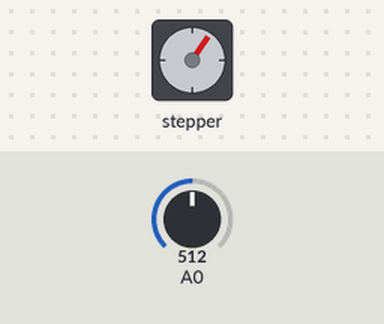
Recording of a sketch running on a simulated Arduino Uno, built with avr-gcc and run on an emulated ATmega328P. On the bench: stepper motor. The test bench sets the inputs (shaded band); at power-on: A0 = 512. Stepper angles assume 4075 steps per turn.

Above: at 2.8 s.
2.9 s: A0 set to 716
At 4.2 s:
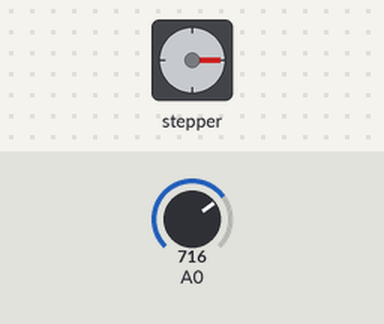
5.0 s: A0 set to 693
8.0 s: A0 set to 666
11.0 s: A0 set to 511
At 13.9 s:
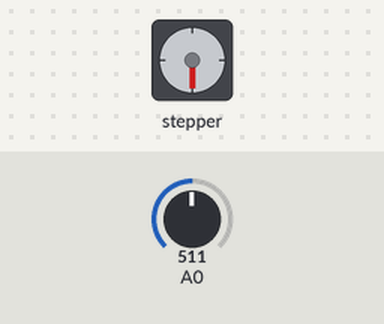
Timing chart, 0 to 15.4 s (numbered marks = the images above; inputs shaded):
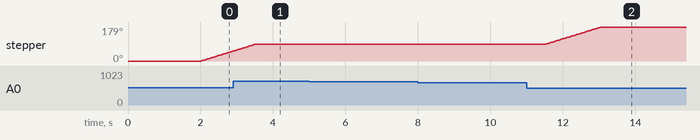

Measured:
- after the input at 5.0 s, every drawn part: stays the same
- after the input at 8.0 s, every drawn part: stays the same

The sketch:

varal_arduino.ino
```cpp
#include <CustomStepper.h>

//Limites superior e inferior do sensor de chuva
const int sensorMin = 0;     // minimo
const int sensorMax = 1024;  // maximo

boolean toldo_extendido = false;
boolean mudou = false;

//Define os parametros iniciais de ligacao do motor de passo
CustomStepper stepper(8, 9, 10, 11, (byte[]){8, B1000, B1100, B0100,
B0110, B0010, B0011, B0001, B1001}, 4075.7728395, 12, CW);

void setup() {
  //Define a velocidade do motor
  stepper.setRPM(12);
  //Define o numero de passos por rotacao
  stepper.setSPR(4075.7728395);
}
void loop() {
  // Leitura do sensor na porta analogica A0
	int sensorReading = analogRead(A0);
  // Mapeamento das leituras do sensor
	int range = map(sensorReading, sensorMin, sensorMax, 0, 3);

  // range value:
  switch (range) {
    case 0:    // Sensor esta (muito) molhado - Usar este estado no jardim
      if(toldo_extendido == false){
          toldo_extendido = true;
          mudou = true;
      }
    break;
    case 1:    // Sensor esta molhado
      if(toldo_extendido == false){
          toldo_extendido = true;
          mudou = true;
      }
    break;
    case 2:    // Sensor esta seco
      if(toldo_extendido == true){
        toldo_extendido = false;
        mudou = true;
      }
    break;
  }

  //Verifica se motor está parado
  if (stepper.isDone()){
   //Intervalo entre acionamentos/leituras de estado
   delay(2000);//2000ms = 2s
   //Define o sentido de rotacao (CW = Horario, CCW = AntiHorario)
   if(mudou == true){
      if(toldo_extendido){//Recolher Toldo
        stepper.setDirection(CW);
        stepper.rotateDegrees(90);
      }else{//Extender Toldo
        stepper.setDirection(CCW);
        stepper.rotateDegrees(90);
      }
   }else{
      //Se nao houve mudanca, parar(STOP)
      stepper.setDirection(STOP);
   }
  }

  //Movimenta motor de acordo com definicoes
  stepper.run();
  mudou = false;

}
```
